Frame 1 (no input): blank canvas, image omitted
Frame 60 (no input): blank canvas, image omitted
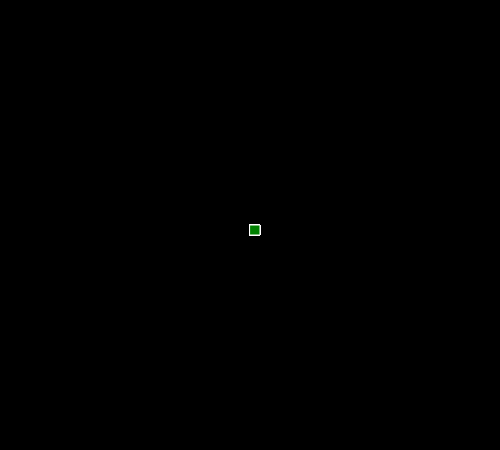
Frame 120 (the mouse pressed at the canvas centre since frame 60)

The p5.js sketch whose frames 1 and 60 were blank and that drew this single picture after the mouse press (run headless with seeded random() and noise() and a simulated clock; from frame 60 on, the mouse is pressed at the canvas centre):

// p5.js sketch
// ── sketch.js
function setup() {
    createCanvas(500,450)
    background("black");
  }
  
  function draw() {
    stroke("white");
    fill("green");
    //console.log(mouseIsPressed);
   
      if(mouseIsPressed)
      rect(mouseX, mouseY, 10, 10);
  }
